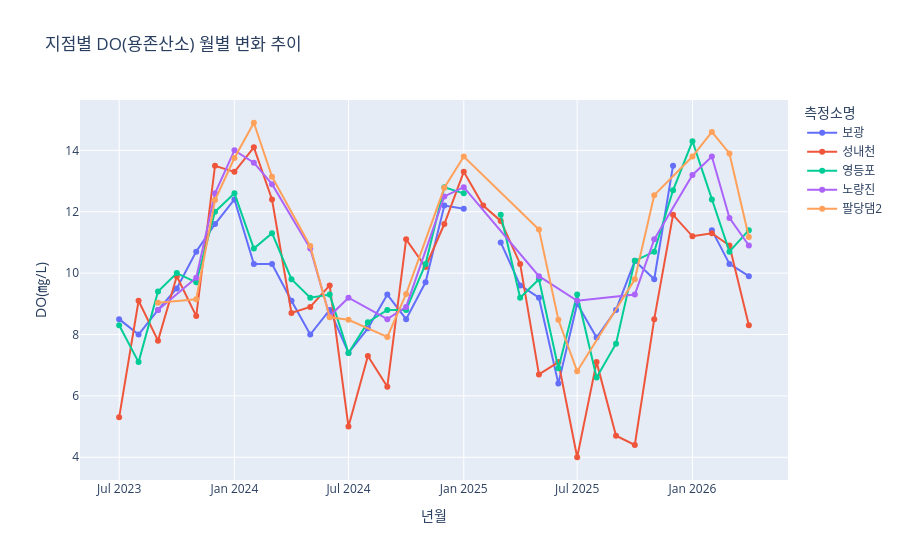
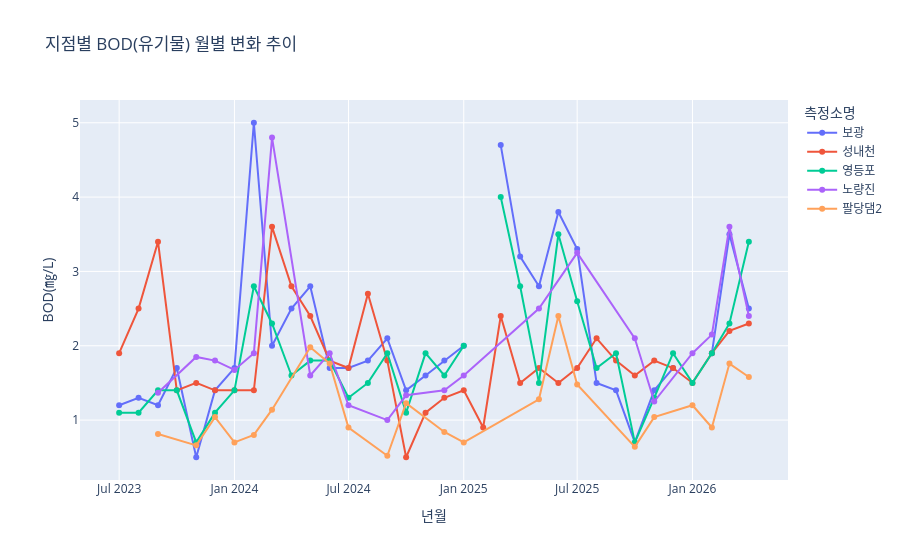
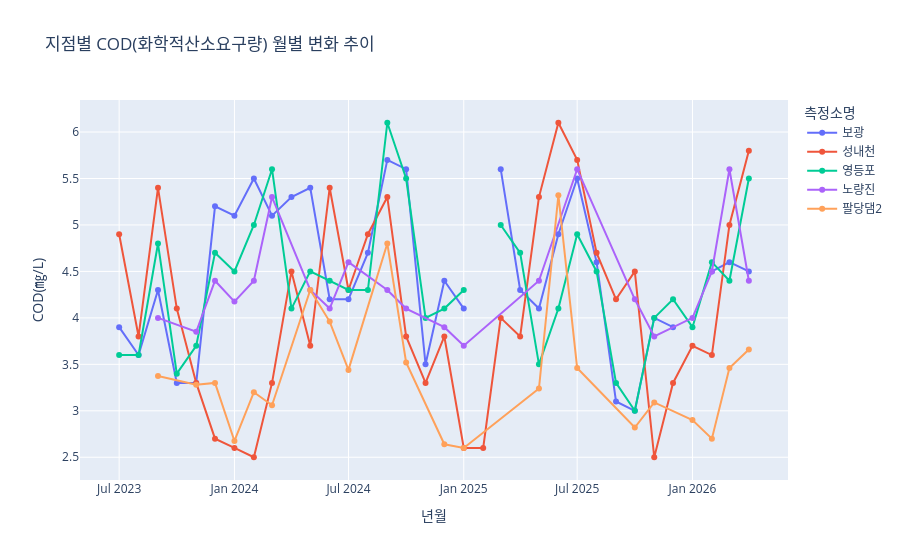
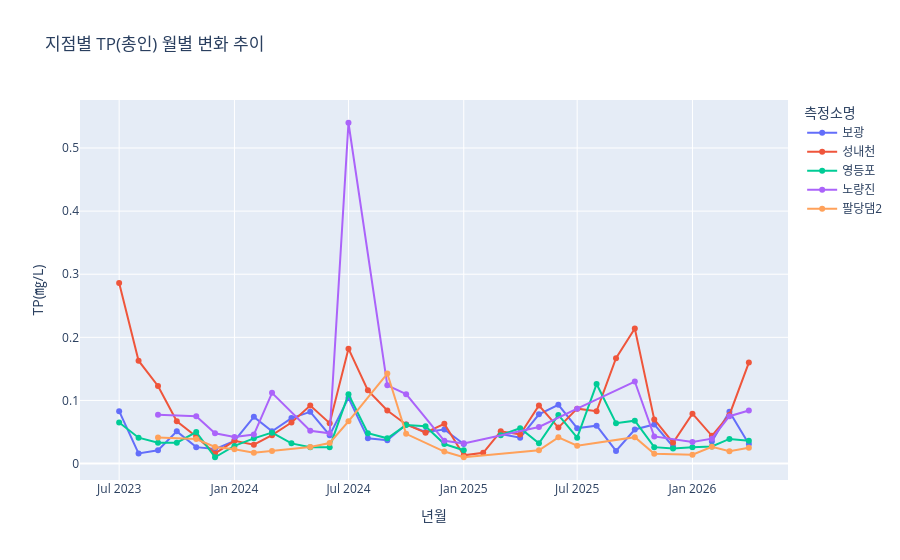

Notebook code cell kept with these figures, in order:
### Code cell
# 지점별 월별 시계열 시각화 (5개 지점 한 그래프)
fig_do = px.line(monthly, x='년월', y='DO(㎎/L)', color='측정소명',
                 title='지점별 DO(용존산소) 월별 변화 추이', markers=True)
fig_do.show()

fig_bod = px.line(monthly, x='년월', y='BOD(㎎/L)', color='측정소명',
                  title='지점별 BOD(유기물) 월별 변화 추이', markers=True)
fig_bod.show()

fig_cod = px.line(monthly, x='년월', y='COD(㎎/L)', color='측정소명',
                  title='지점별 COD(화학적산소요구량) 월별 변화 추이', markers=True)
fig_cod.show()

fig_tp = px.line(monthly, x='년월', y='TP(㎎/L)', color='측정소명',
                 title='지점별 TP(총인) 월별 변화 추이', markers=True)
fig_tp.show()

fig_tn = px.line(monthly, x='년월', y='TN(㎎/L)', color='측정소명',
                 title='지점별 TN(총질소) 월별 변화 추이', markers=True)
fig_tn.show()
